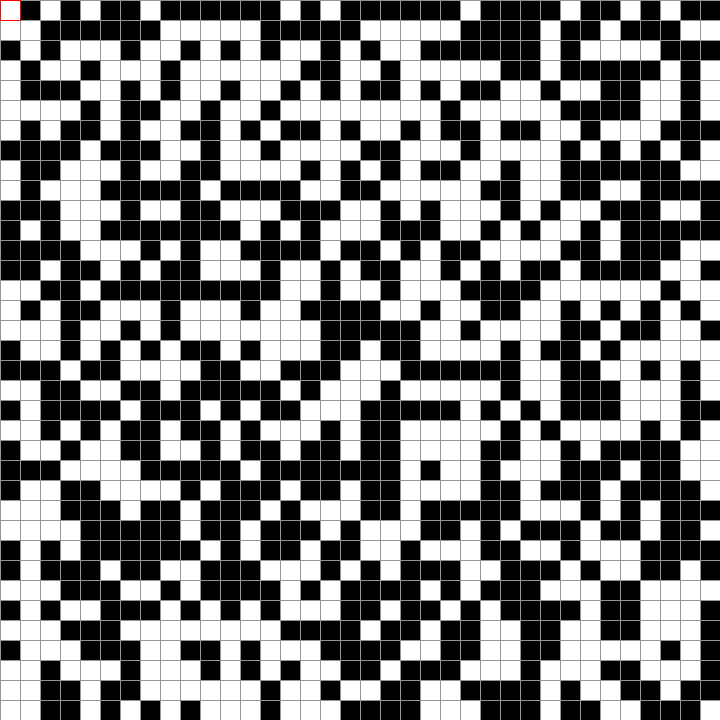
Frame 1 (no input)
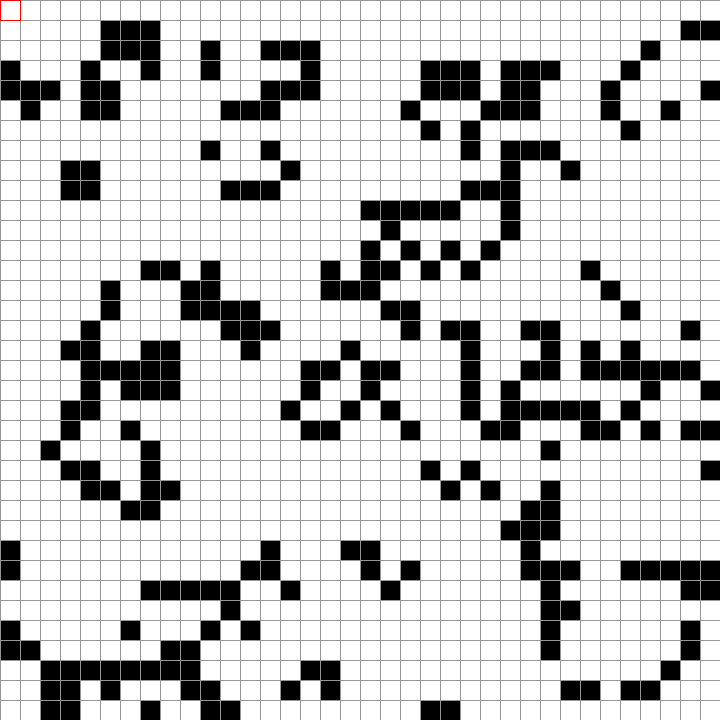
Frame 60 (the mouse pressed at the canvas centre just before this capture)
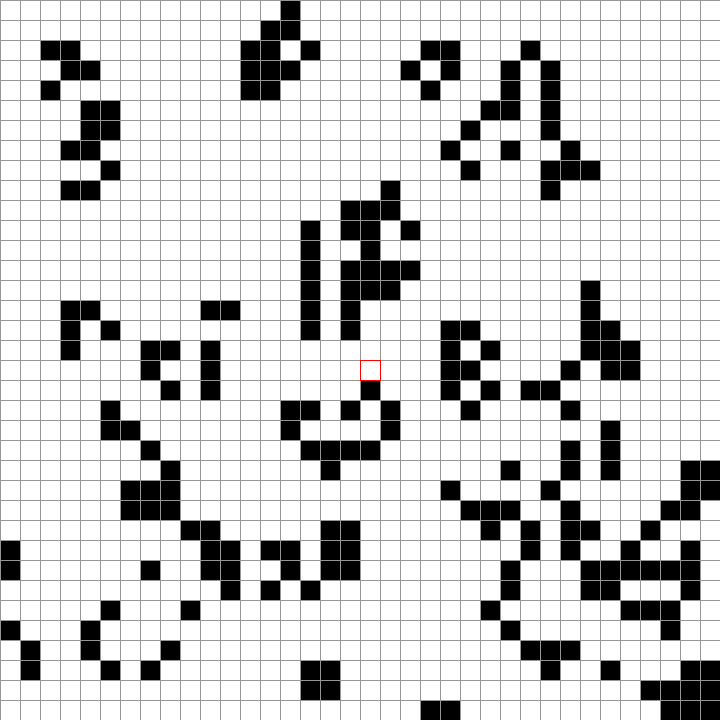
Frame 120 (the mouse held since frame 60 and released just before this capture)

The Processing sketch that drew these frames (run headless with seeded random() and noise(); from frame 60 on, the mouse is pressed at the canvas centre):

// Processing sketch: gol
// ── gol.pde

int cells[];
int scale = 20;
int size;

boolean paused = false;
boolean delete = false;

float chance = 0.5;

int fr = 10;

void setup() {  
  size(720, 720);
  size = width/scale;
  
  cells = new int[size * size];
  
  for(int i = 0; i < cells.length; i ++) {
    if(random(1) < chance) {
      cells[i] = 1;
    } else {
      cells[i] = 0;
    }
  }  
}

void draw() {
  background(255);
  drawCells();
  drawGrid();
  
  if(frameCount % fr == 0 && !paused) {
    nextCells();
  }
}

int numN(int i, int j) {
  int num = 0;
  
  for(int x = -1; x <= 1; x ++) {
    for(int y = -1; y <= 1; y ++) {
      if(x == 0 && y == 0) continue;
      int ni = i + x;
      int nj = j + y;
      num += cells[pos(ni, nj)];
    }
  }
  return num;
}

void nextCells() {
  int[] next = cells.clone();
  for(int i = 0; i < size; i ++) {
    for(int j = 0; j < size; j ++) {
      int n = numN(i, j);
      if(cells[pos(i, j)] == 1) {
        if(n < 2 || n > 3) {
          next[pos(i, j)] = 0;
        }
      } else {
        if(n == 3) {
          next[pos(i, j)] = 1;
        }
      }
    }
  }
  cells = next.clone();
}

void drawGrid() {
  stroke(150);
  for(int i = 0; i < size; i ++) {
    line(i * scale, 0, i * scale, height);
    line(0, i * scale, width, i * scale);
  }
  noFill();
  stroke(255, 0, 0);
  int x = mouseX/scale;
  int y = mouseY/scale;
  rect(x * scale, y * scale, scale, scale);
}

void drawCells() {
  noStroke();
  fill(0);
  for(int i = 0; i < size; i ++) {
    for(int j = 0; j < size; j ++) {
      if(cells[pos(i, j)] == 1) {
        rect(i * scale, j * scale, scale, scale);
      }
    }
  }
}

void zero() {
  for(int i = 0; i < cells.length; i ++) {
    cells[i] = 0;
  }  
}

int pos(int i, int j) {
  i = constrain(i, 0, size - 1);
  j = constrain(j, 0, size - 1);
  
  return i + j * size;
}

void setCell(int i, int j, int v) {
  cells[pos(i, j)] = v;
}

void mouseDragged() {
  if(delete) {
    setCell(mouseX/scale, mouseY/scale, 0);
  } else {
    setCell(mouseX/scale, mouseY/scale, 1);
  }
}

void keyPressed() {
  if(key == 'w') {
    fr = constrain(fr - 1, 1, 20);
  }
  if(key == 's') {
    fr = constrain(fr + 1, 1, 20);
  }
  if(key == ' ') {
    paused = !paused;
  }
  if(key == 'd') {
    delete = !delete;
  }
  if(key == 'c') {
    zero();
  }
}
